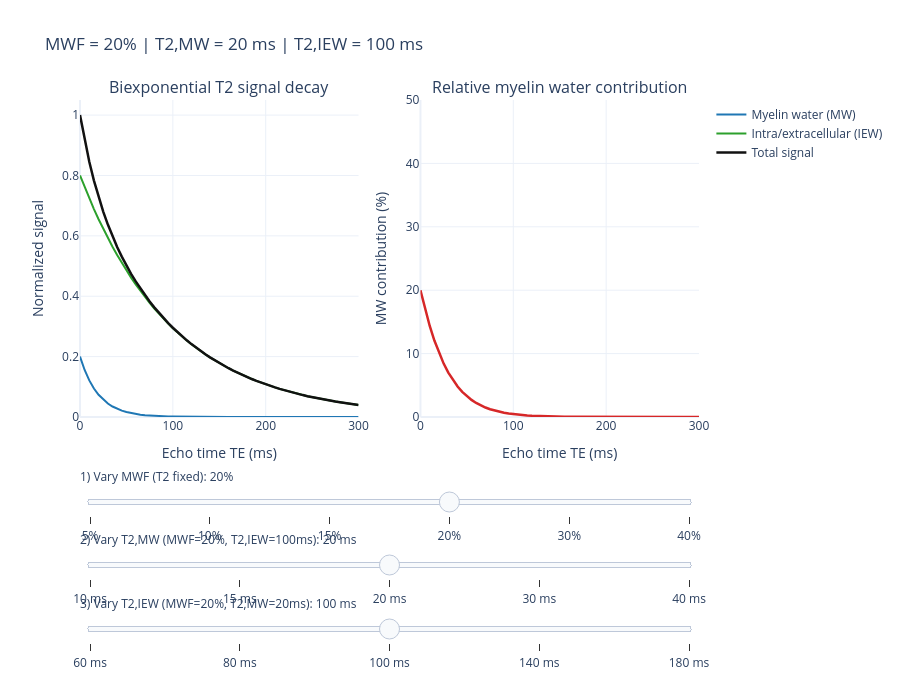

Here is the notebook cell this chart was saved with:
### Code cell
import numpy as np
import plotly.graph_objects as go
from plotly.subplots import make_subplots

TE = np.arange(0, 305, 5)

# Valeurs de référence par défaut
DEF_MWF = 20
DEF_T2MW = 20
DEF_T2IEW = 100

# Plages de variation pour chaque curseur indépendant
mwf_list = [5, 10, 15, 20, 30, 40]
t2mw_list = [10, 15, 20, 30, 40]
t2iew_list = [60, 80, 100, 140, 180]

fig = make_subplots(
    rows=1, cols=2,
    subplot_titles=("Biexponential T2 signal decay", "Relative myelin water contribution")
)

colors = ["#1f77b4", "#2ca02c", "#111111", "#d62728"]

def add_state_traces(mwf, t2mw, t2iew, visible=False):
    A_mw = mwf / 100.0
    A_iew = 1.0 - A_mw
    S_mw = A_mw * np.exp(-TE / t2mw)
    S_iew = A_iew * np.exp(-TE / t2iew)
    S_total = S_mw + S_iew
    frac_mw = 100.0 * S_mw / S_total

    fig.add_trace(go.Scatter(x=TE, y=S_mw, name="Myelin water (MW)", line=dict(color=colors[0]), visible=visible), row=1, col=1)
    fig.add_trace(go.Scatter(x=TE, y=S_iew, name="Intra/extracellular (IEW)", line=dict(color=colors[1]), visible=visible), row=1, col=1)
    fig.add_trace(go.Scatter(x=TE, y=S_total, name="Total signal", line=dict(color=colors[2], width=2.5), visible=visible), row=1, col=1)
    fig.add_trace(go.Scatter(x=TE, y=frac_mw, name="MW contribution (%)", line=dict(color=colors[3], width=2.5), visible=visible, showlegend=False), row=1, col=2)

# Construire la liste des états (seulement 16 états au total !)
states = []
# Groupe 1 : variation de MWF
for m in mwf_list:
    is_def = (m == DEF_MWF)
    add_state_traces(m, DEF_T2MW, DEF_T2IEW, visible=is_def)
    states.append((m, DEF_T2MW, DEF_T2IEW))

# Groupe 2 : variation de T2_MW
for t_mw in t2mw_list:
    add_state_traces(DEF_MWF, t_mw, DEF_T2IEW, visible=False)
    states.append((DEF_MWF, t_mw, DEF_T2IEW))

# Groupe 3 : variation de T2_IEW
for t_iew in t2iew_list:
    add_state_traces(DEF_MWF, DEF_T2MW, t_iew, visible=False)
    states.append((DEF_MWF, DEF_T2MW, t_iew))

total_traces = len(fig.data)

def make_steps(start_idx, count, label_fmt):
    steps = []
    for i in range(count):
        state_idx = start_idx + i
        m, tmw, tiew = states[state_idx]
        vis = [False] * total_traces
        for k in range(4):
            vis[4 * state_idx + k] = True
        steps.append(
            dict(
                method="update",
                args=[
                    {"visible": vis},
                    {"title": f"MWF = {m}% | T2,MW = {tmw} ms | T2,IEW = {tiew} ms"}
                ],
                label=label_fmt(m, tmw, tiew)
            )
        )
    return steps

steps_mwf = make_steps(0, len(mwf_list), lambda m, tmw, tiew: f"{m}%")
steps_t2mw = make_steps(len(mwf_list), len(t2mw_list), lambda m, tmw, tiew: f"{tmw} ms")
steps_t2iew = make_steps(len(mwf_list) + len(t2mw_list), len(t2iew_list), lambda m, tmw, tiew: f"{tiew} ms")

fig.update_layout(
    title=f"MWF = {DEF_MWF}% | T2,MW = {DEF_T2MW} ms | T2,IEW = {DEF_T2IEW} ms",
    template="plotly_white",
    height=680,
    margin=dict(b=240),
    sliders=[
        dict(
            active=mwf_list.index(DEF_MWF),
            currentvalue={"prefix": "1) Vary MWF (T2 fixed): "},
            y=-0.12,
            pad={"t": 10},
            steps=steps_mwf
        ),
        dict(
            active=t2mw_list.index(DEF_T2MW),
            currentvalue={"prefix": "2) Vary T2,MW (MWF=20%, T2,IEW=100ms): "},
            y=-0.32,
            pad={"t": 10},
            steps=steps_t2mw
        ),
        dict(
            active=t2iew_list.index(DEF_T2IEW),
            currentvalue={"prefix": "3) Vary T2,IEW (MWF=20%, T2,MW=20ms): "},
            y=-0.52,
            pad={"t": 10},
            steps=steps_t2iew
        ),
    ]
)

fig.update_xaxes(title_text="Echo time TE (ms)", row=1, col=1)
fig.update_xaxes(title_text="Echo time TE (ms)", row=1, col=2)
fig.update_yaxes(title_text="Normalized signal", range=[0, 1.05], row=1, col=1)
fig.update_yaxes(title_text="MW contribution (%)", range=[0, 50], row=1, col=2)

fig.show()
